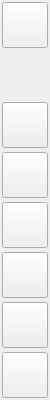
<?xml version="1.0" encoding="UTF-8"?>
<ui version="4.0">
 <class>Toolbar</class>
 <widget class="QWidget" name="Toolbar">
  <property name="geometry">
   <rect>
    <x>0</x>
    <y>0</y>
    <width>50</width>
    <height>400</height>
   </rect>
  </property>
  <property name="sizePolicy">
   <sizepolicy hsizetype="Preferred" vsizetype="Preferred">
    <horstretch>0</horstretch>
    <verstretch>0</verstretch>
   </sizepolicy>
  </property>
  <property name="windowTitle">
   <string>Form</string>
  </property>
  <property name="autoFillBackground">
   <bool>false</bool>
  </property>
  <widget class="QWidget" name="widget" native="true">
   <property name="geometry">
    <rect>
     <x>0</x>
     <y>0</y>
     <width>50</width>
     <height>400</height>
    </rect>
   </property>
   <property name="cursor">
    <cursorShape>ArrowCursor</cursorShape>
   </property>
   <widget class="QPushButton" name="visibleAreaButton">
    <property name="geometry">
     <rect>
      <x>2</x>
      <y>2</y>
      <width>46</width>
      <height>46</height>
     </rect>
    </property>
    <property name="cursor">
     <cursorShape>PointingHandCursor</cursorShape>
    </property>
    <property name="text">
     <string/>
    </property>
    <property name="icon">
     <iconset resource="../resources/res.qrc">
      <normaloff>:/toolbar/crop.png</normaloff>:/toolbar/crop.png</iconset>
    </property>
    <property name="iconSize">
     <size>
      <width>24</width>
      <height>24</height>
     </size>
    </property>
    <property name="checked">
     <bool>false</bool>
    </property>
   </widget>
   <widget class="QPushButton" name="lineButton">
    <property name="geometry">
     <rect>
      <x>2</x>
      <y>202</y>
      <width>46</width>
      <height>46</height>
     </rect>
    </property>
    <property name="cursor">
     <cursorShape>PointingHandCursor</cursorShape>
    </property>
    <property name="icon">
     <iconset resource="../resources/res.qrc">
      <normaloff>:/toolbar/line.png</normaloff>:/toolbar/line.png</iconset>
    </property>
    <property name="iconSize">
     <size>
      <width>24</width>
      <height>24</height>
     </size>
    </property>
   </widget>
   <widget class="QPushButton" name="rectButton">
    <property name="geometry">
     <rect>
      <x>2</x>
      <y>152</y>
      <width>46</width>
      <height>46</height>
     </rect>
    </property>
    <property name="cursor">
     <cursorShape>PointingHandCursor</cursorShape>
    </property>
    <property name="text">
     <string/>
    </property>
    <property name="icon">
     <iconset resource="../resources/res.qrc">
      <normaloff>:/toolbar/square.png</normaloff>:/toolbar/square.png</iconset>
    </property>
    <property name="iconSize">
     <size>
      <width>24</width>
      <height>24</height>
     </size>
    </property>
   </widget>
   <widget class="QPushButton" name="ellipseButton">
    <property name="geometry">
     <rect>
      <x>2</x>
      <y>102</y>
      <width>46</width>
      <height>46</height>
     </rect>
    </property>
    <property name="cursor">
     <cursorShape>PointingHandCursor</cursorShape>
    </property>
    <property name="text">
     <string/>
    </property>
    <property name="icon">
     <iconset resource="../resources/res.qrc">
      <normaloff>:/toolbar/circle.png</normaloff>:/toolbar/circle.png</iconset>
    </property>
    <property name="iconSize">
     <size>
      <width>24</width>
      <height>24</height>
     </size>
    </property>
   </widget>
   <widget class="QPushButton" name="textButton">
    <property name="geometry">
     <rect>
      <x>2</x>
      <y>302</y>
      <width>46</width>
      <height>46</height>
     </rect>
    </property>
    <property name="cursor">
     <cursorShape>PointingHandCursor</cursorShape>
    </property>
    <property name="icon">
     <iconset resource="../resources/res.qrc">
      <normaloff>:/toolbar/text.png</normaloff>:/toolbar/text.png</iconset>
    </property>
    <property name="iconSize">
     <size>
      <width>24</width>
      <height>24</height>
     </size>
    </property>
   </widget>
   <widget class="QPushButton" name="okButton">
    <property name="geometry">
     <rect>
      <x>2</x>
      <y>352</y>
      <width>46</width>
      <height>46</height>
     </rect>
    </property>
    <property name="cursor">
     <cursorShape>PointingHandCursor</cursorShape>
    </property>
    <property name="text">
     <string/>
    </property>
    <property name="icon">
     <iconset resource="../resources/res.qrc">
      <normaloff>:/toolbar/copy.png</normaloff>:/toolbar/copy.png</iconset>
    </property>
    <property name="iconSize">
     <size>
      <width>24</width>
      <height>24</height>
     </size>
    </property>
   </widget>
   <widget class="QPushButton" name="arrowButton">
    <property name="geometry">
     <rect>
      <x>2</x>
      <y>252</y>
      <width>46</width>
      <height>46</height>
     </rect>
    </property>
    <property name="cursor">
     <cursorShape>PointingHandCursor</cursorShape>
    </property>
    <property name="text">
     <string/>
    </property>
    <property name="icon">
     <iconset resource="../resources/res.qrc">
      <normaloff>:/toolbar/arrow.png</normaloff>:/toolbar/arrow.png</iconset>
    </property>
    <property name="iconSize">
     <size>
      <width>24</width>
      <height>24</height>
     </size>
    </property>
   </widget>
   <widget class="QLabel" name="selectedCircle">
    <property name="geometry">
     <rect>
      <x>2</x>
      <y>102</y>
      <width>46</width>
      <height>46</height>
     </rect>
    </property>
    <property name="cursor">
     <cursorShape>ArrowCursor</cursorShape>
    </property>
    <property name="alignment">
     <set>Qt::AlignCenter</set>
    </property>
   </widget>
   <widget class="QLabel" name="dragLabel">
    <property name="geometry">
     <rect>
      <x>2</x>
      <y>52</y>
      <width>46</width>
      <height>46</height>
     </rect>
    </property>
    <property name="cursor">
     <cursorShape>OpenHandCursor</cursorShape>
    </property>
    <property name="text">
     <string/>
    </property>
    <property name="pixmap">
     <pixmap resource="../resources/res.qrc">:/toolbar/drag.png</pixmap>
    </property>
    <property name="alignment">
     <set>Qt::AlignCenter</set>
    </property>
   </widget>
  </widget>
 </widget>
 <resources>
  <include location="../resources/res.qrc"/>
  <include location="../resources/res.qrc"/>
 </resources>
 <connections/>
</ui>
